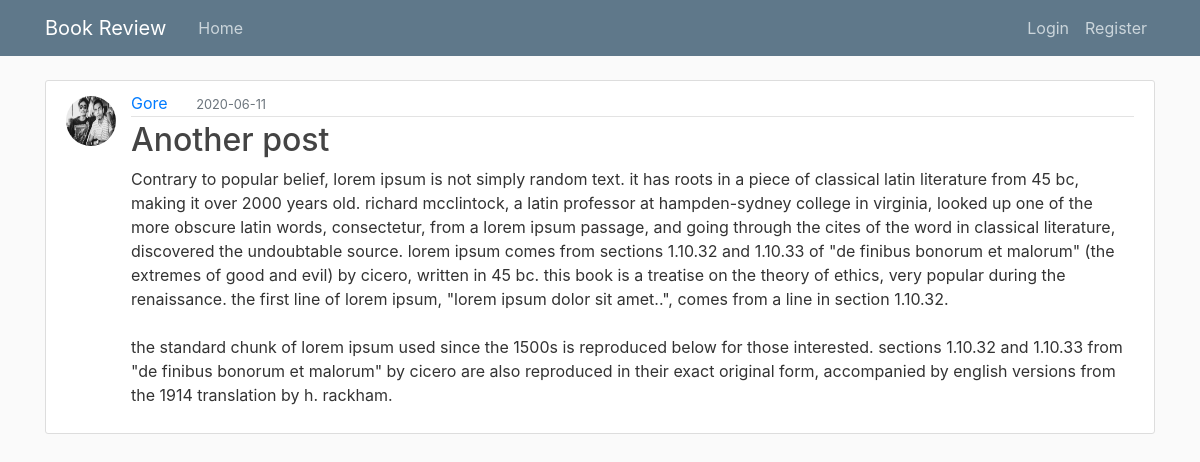
/edit_post/15, run on an earlier commit of the app's database.
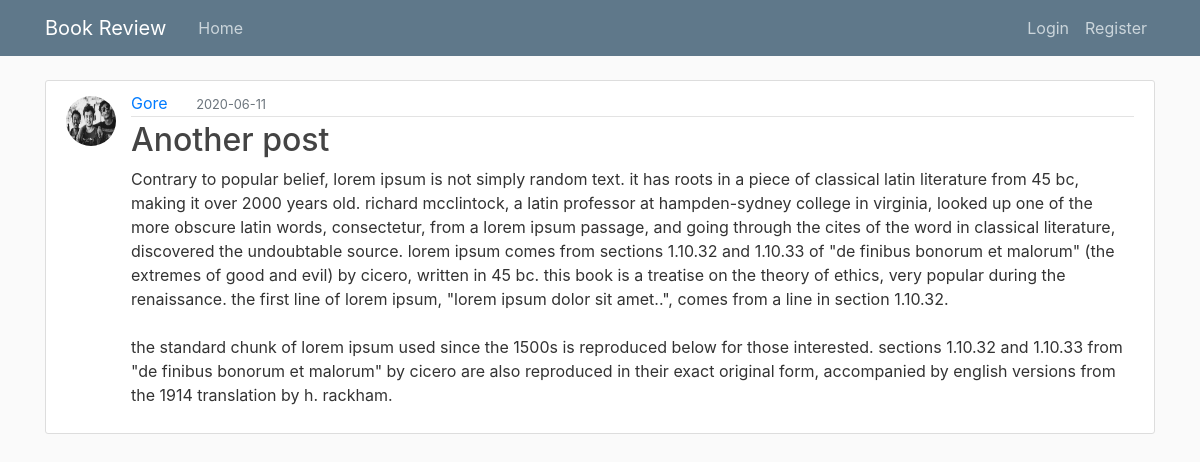
And on a later commit of the database.
### project1/model.py (models this page shows, shortened)
class User(db.Model, UserMixin):
	__tablename__ = "user"
	id = db.Column(db.Integer, primary_key=True)
	username = db.Column(db.String(20), unique = True, nullable=False)
	email = db.Column(db.String(120), unique =True,  nullable=False)
	image_file = db.Column(db.String(40), nullable=False, default = 'default.jpg')
	password = db.Column(db.String(60), nullable=False)
	posts = db.relationship('Post', backref ='author', lazy = True)

### project1/posts/routes.py (the view)
@posts.route("/edit_post/<int:post_id>")
def edit_post(post_id):
	post = Post.query.get_or_404(post_id)
	return render_template("post_edit.html", post = post)

### project1/templates/post_edit.html (shortened to what this page needs)
{% extends "layout.html" %}
{% block body %}
    <article class="media content-section">
        <img class="rounded-circle article-img"
            src="{{ url_for('static', filename = 'profile_pics/' + post.author.image_file) }}">
        <div class="media-body">
        <div class="article-metadata">
        	<a class="mr-4" href="#">{{ post.author.username.capitalize() }}</a>
        	<small class="text-muted">
                {{ post.date_posted.strftime('%Y-%m-%d') }}
            </small>
        </div>
        <h2 class="article-title">{{ post.title.capitalize() }}</h2>
        <p class="article-content">{{ post.content.capitalize() }}</p>
        </div>
        </article>
{% endblock %}

What changed in the data, as far as the page shows it:
changed User "Gore": image_file: a different picture
